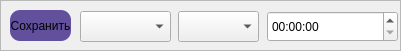
        <widget class="QFrame" name="fr2">
         <property name="geometry">
          <rect>
           <x>320</x>
           <y>170</y>
           <width>401</width>
           <height>51</height>
          </rect>
         </property>
         <property name="styleSheet">
          <string notr="true"/>
         </property>
         <property name="frameShape">
          <enum>QFrame::StyledPanel</enum>
         </property>
         <property name="frameShadow">
          <enum>QFrame::Raised</enum>
         </property>
         <widget class="QComboBox" name="month">
          <property name="geometry">
           <rect>
            <x>80</x>
            <y>11</y>
            <width>91</width>
            <height>31</height>
           </rect>
          </property>
         </widget>
         <widget class="QComboBox" name="year">
          <property name="geometry">
           <rect>
            <x>178</x>
            <y>11</y>
            <width>81</width>
            <height>31</height>
           </rect>
          </property>
         </widget>
         <widget class="QTimeEdit" name="timeEdit_2">
          <property name="geometry">
           <rect>
            <x>267</x>
            <y>11</y>
            <width>131</width>
            <height>31</height>
           </rect>
          </property>
         </widget>
         <widget class="QPushButton" name="save">
          <property name="geometry">
           <rect>
            <x>10</x>
            <y>10</y>
            <width>61</width>
            <height>31</height>
           </rect>
          </property>
          <property name="styleSheet">
           <string notr="true">border-radius:10px;
background-color: rgb(98, 80, 156);</string>
          </property>
          <property name="text">
           <string>Сохранить</string>
          </property>
         </widget>
        </widget>
